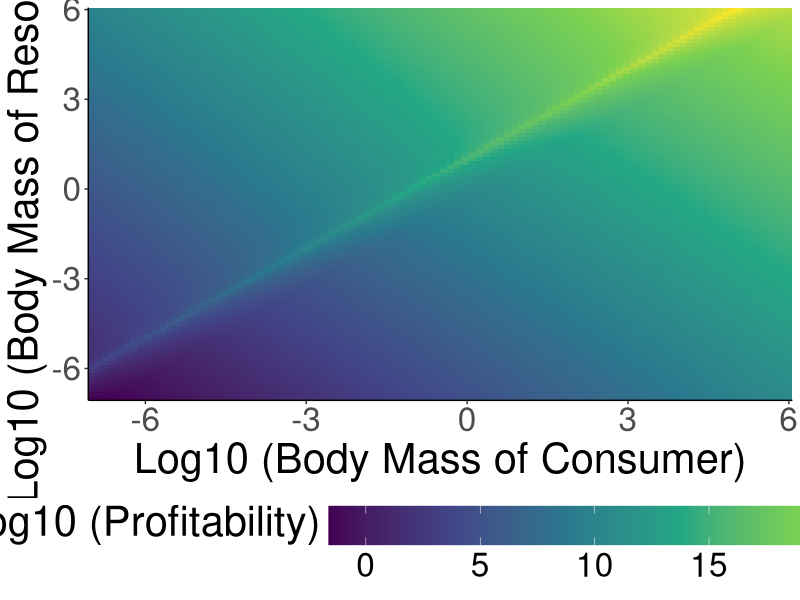
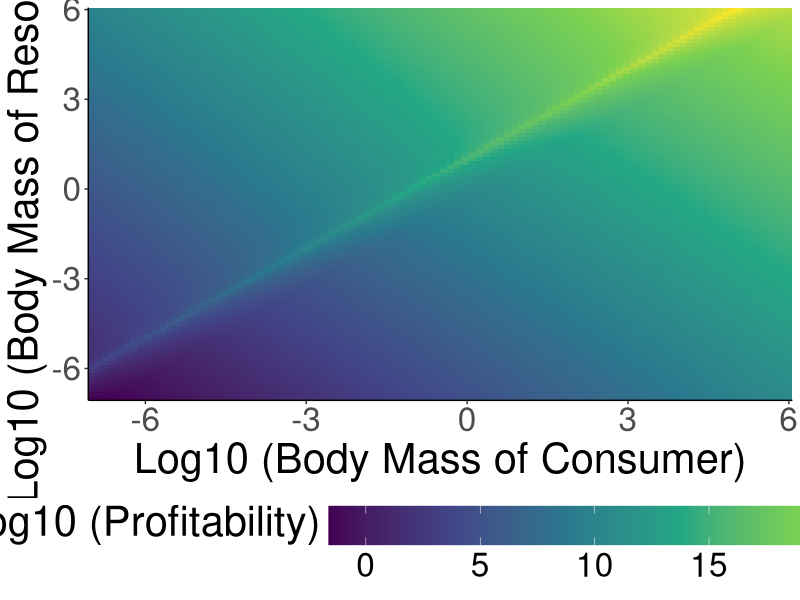

Generate these figures, in order, with R:
#######################################
## Plot profitability
######################################

library(tidyverse)

gpath = "/home/ben/Documents/TangledMT/Paper/Figures/"
setwd(gpath)

H0 = 1
B = 0.75
Rp = 0.1
a = 1
c = 1
P0 = 1 ## Temperature constant (vary by taxa)
k = 8.6173*(10^-5) ## Boltzmann constant
T0 = 293.15 ## 0 celsius in Kelvin
E = 0.65 ## Activation energy

temp = 20 ## teperatures in celsius
masses = seq(log10(0.0000001), log10(1000000), length.out = 100)
masses = 10^masses
masses = expand.grid(masses, masses, temp) %>% rename("mi" = 1, "mj" = 2, "T" = 3)

calculateAttackProb = function(mi, mj) {

    Aij = (1/(1 + 0.25*(exp(1)^-(mi^0.33))))*(1/(1 + (log10(Rp*(mi/mj))^2)))^0.2

    return(Aij)

}

calculateHandling = function(mi, mj, T) {

    Hij = H0*(mi^(-B))*(1-(a*exp(-(((mj/mi) - Rp)^2)/2*(c)^2)))*(P0)*(exp(1)^(-E/(k*(T + T0))))

    return(Hij)

}

calculateProfitability = function(mi, mj, T) {

    pij = (calculateAttackProb(mi, mj)*mj)/calculateHandling(mi, mj, T)

    return(pij)

}

masses = masses %>% mutate(pij = calculateProfitability(mi, mj, T))

ggplot(masses, aes(log10(mj), log10(mi), fill = log10(pij))) +
    geom_raster() +
    theme_classic() +
    scale_fill_viridis_c() +
    labs(x = "Log10 (Body Mass of Consumer)", y = "Log10 (Body Mass of Resource)", 
    fill = "Log10 (Profitability)") +
    theme(text = element_text(size = 30)) +
    scale_y_continuous(expand = c(0, 0)) +
    scale_x_continuous(expand = c(0, 0)) +
    theme(legend.position = "bottom",
    legend.key.size = unit(1, 'cm'), #change legend key size
    legend.key.height = unit(1, 'cm'), #change legend key height
    legend.key.width = unit(3, 'cm'),
    legend.title = element_text(vjust = 1))

ggsave(filename = "profitability.png", width = 10, height = 10)
